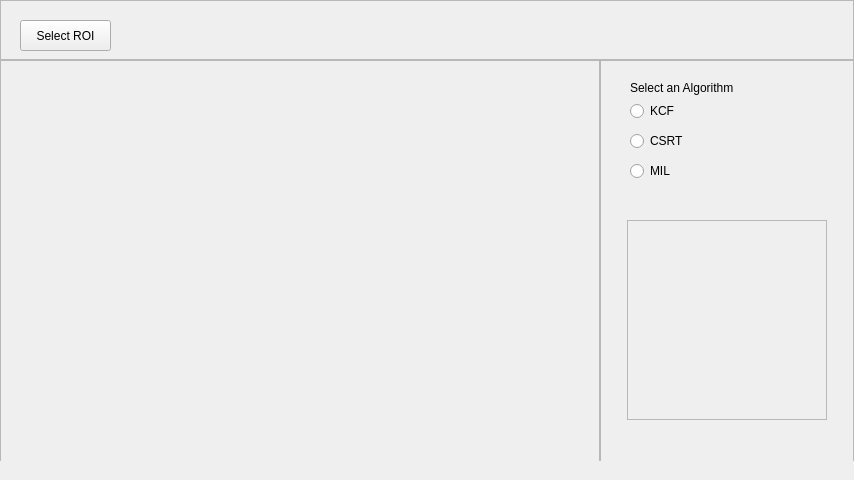
<?xml version="1.0" encoding="UTF-8"?>
<ui version="4.0">
 <class>MainWindow</class>
 <widget class="QMainWindow" name="MainWindow">
  <property name="geometry">
   <rect>
    <x>0</x>
    <y>0</y>
    <width>854</width>
    <height>480</height>
   </rect>
  </property>
  <property name="windowTitle">
   <string>MainWindow</string>
  </property>
  <widget class="QWidget" name="centralwidget">
   <widget class="QFrame" name="frame_trackers">
    <property name="geometry">
     <rect>
      <x>600</x>
      <y>60</y>
      <width>254</width>
      <height>420</height>
     </rect>
    </property>
    <property name="frameShape">
     <enum>QFrame::Shape::StyledPanel</enum>
    </property>
    <property name="frameShadow">
     <enum>QFrame::Shadow::Raised</enum>
    </property>
    <widget class="QRadioButton" name="radioButton_KCF">
     <property name="geometry">
      <rect>
       <x>30</x>
       <y>40</y>
       <width>251</width>
       <height>22</height>
      </rect>
     </property>
     <property name="text">
      <string>KCF</string>
     </property>
    </widget>
    <widget class="QRadioButton" name="radioButton_CSRT">
     <property name="geometry">
      <rect>
       <x>30</x>
       <y>70</y>
       <width>411</width>
       <height>22</height>
      </rect>
     </property>
     <property name="text">
      <string>CSRT</string>
     </property>
    </widget>
    <widget class="QRadioButton" name="radioButton_MIL">
     <property name="geometry">
      <rect>
       <x>30</x>
       <y>100</y>
       <width>261</width>
       <height>22</height>
      </rect>
     </property>
     <property name="text">
      <string>MIL</string>
     </property>
    </widget>
    <widget class="QFrame" name="frame_zoomedImage">
     <property name="geometry">
      <rect>
       <x>27</x>
       <y>160</y>
       <width>200</width>
       <height>200</height>
      </rect>
     </property>
     <property name="frameShape">
      <enum>QFrame::Shape::StyledPanel</enum>
     </property>
     <property name="frameShadow">
      <enum>QFrame::Shadow::Raised</enum>
     </property>
    </widget>
    <widget class="QLabel" name="label_select_algorithm">
     <property name="geometry">
      <rect>
       <x>30</x>
       <y>20</y>
       <width>111</width>
       <height>16</height>
      </rect>
     </property>
     <property name="text">
      <string>Select an Algorithm</string>
     </property>
    </widget>
   </widget>
   <widget class="QFrame" name="frame_camera_feed">
    <property name="geometry">
     <rect>
      <x>0</x>
      <y>60</y>
      <width>600</width>
      <height>420</height>
     </rect>
    </property>
    <property name="frameShape">
     <enum>QFrame::Shape::StyledPanel</enum>
    </property>
    <property name="frameShadow">
     <enum>QFrame::Shadow::Raised</enum>
    </property>
   </widget>
   <widget class="QFrame" name="frame_controls">
    <property name="geometry">
     <rect>
      <x>0</x>
      <y>0</y>
      <width>854</width>
      <height>60</height>
     </rect>
    </property>
    <property name="autoFillBackground">
     <bool>false</bool>
    </property>
    <property name="frameShape">
     <enum>QFrame::Shape::StyledPanel</enum>
    </property>
    <property name="frameShadow">
     <enum>QFrame::Shadow::Raised</enum>
    </property>
    <widget class="QPushButton" name="button_selectROI">
     <property name="geometry">
      <rect>
       <x>20</x>
       <y>20</y>
       <width>91</width>
       <height>31</height>
      </rect>
     </property>
     <property name="text">
      <string>Select ROI</string>
     </property>
    </widget>
    <widget class="QLabel" name="label_fps">
     <property name="geometry">
      <rect>
       <x>120</x>
       <y>20</y>
       <width>91</width>
       <height>16</height>
      </rect>
     </property>
     <property name="text">
      <string/>
     </property>
    </widget>
    <widget class="QLabel" name="label_frametime">
     <property name="geometry">
      <rect>
       <x>120</x>
       <y>30</y>
       <width>111</width>
       <height>16</height>
      </rect>
     </property>
     <property name="text">
      <string/>
     </property>
    </widget>
   </widget>
  </widget>
  <widget class="QMenuBar" name="menubar">
   <property name="geometry">
    <rect>
     <x>0</x>
     <y>0</y>
     <width>854</width>
     <height>21</height>
    </rect>
   </property>
  </widget>
  <widget class="QStatusBar" name="statusbar">
   <property name="sizeGripEnabled">
    <bool>false</bool>
   </property>
  </widget>
 </widget>
 <resources/>
 <connections/>
</ui>
